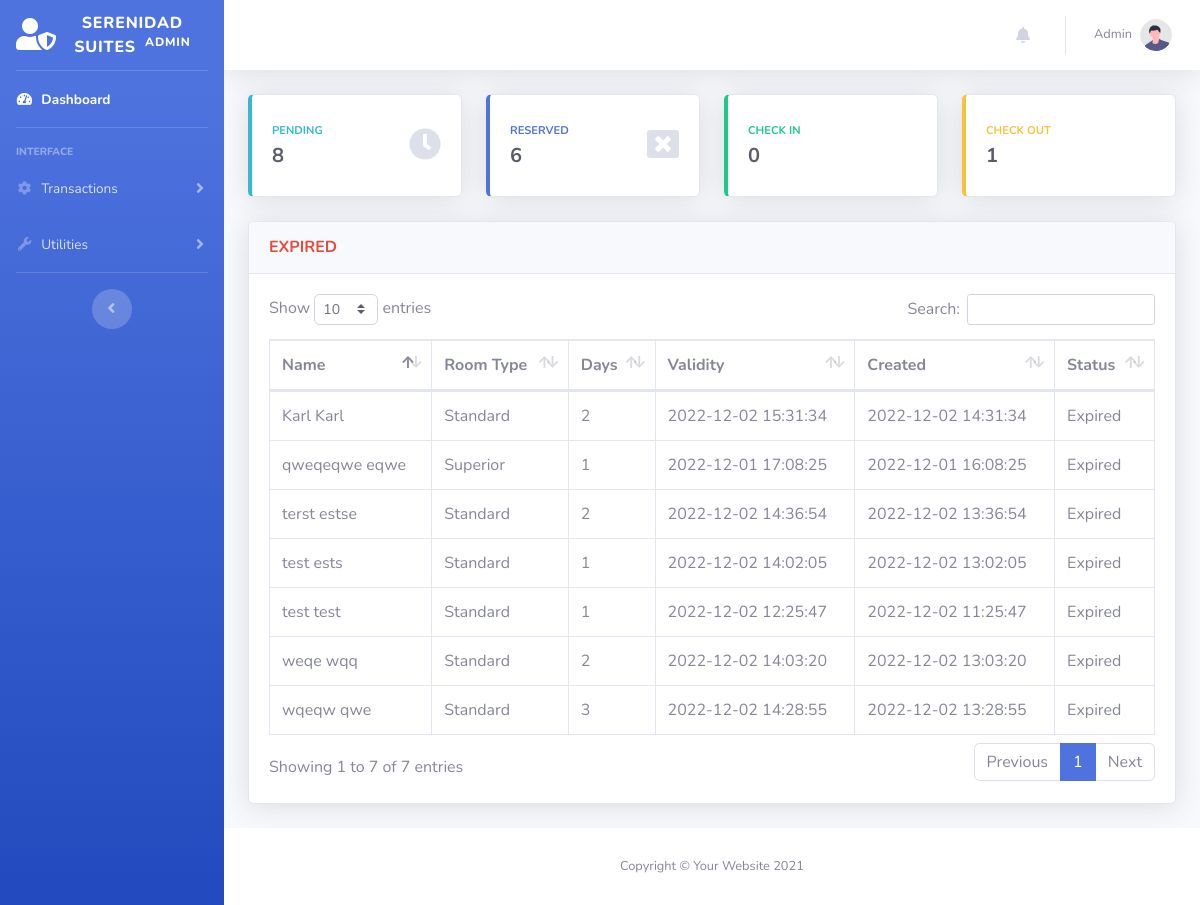
The app's page /admin/reservation-expired.php (signed in) with its own data.
### tables this page shows
CREATE TABLE `transactions` (
  `id` int NOT NULL,
  `guest_id` int NOT NULL,
  `room_id` int NOT NULL,
  `room_no` int DEFAULT NULL,
  `extra_bed` tinyint NOT NULL DEFAULT '0',
  `extra_pax` int DEFAULT NULL,
  `status` varchar(50) DEFAULT NULL,
  `days` int DEFAULT NULL,
  `checkin` varchar(50) DEFAULT NULL,
  `checkin_time` varchar(50) DEFAULT NULL,
  `checkout` varchar(50) DEFAULT NULL,
  `checkout_time` varchar(50) DEFAULT NULL,
  `bill` varchar(50) DEFAULT NULL,
  `balance` int NOT NULL DEFAULT '0',
  `payment` int NOT NULL DEFAULT '0',
  `is_payment_full` tinyint NOT NULL DEFAULT '0',
  `payment_at` datetime DEFAULT NULL,
  `valid_until` varchar(50) DEFAULT NULL,
  `is_unread` tinyint(1) NOT NULL DEFAULT '1',
  `created_at` datetime DEFAULT NULL,
  `updated_at` datetime DEFAULT NULL
);

CREATE TABLE `guest` (
  `id` int NOT NULL,
  `uuid` varchar(255) DEFAULT NULL,
  `firstname` varchar(50) NOT NULL,
  `middlename` varchar(30) NOT NULL,
  `lastname` varchar(40) NOT NULL,
  `address` varchar(191) DEFAULT NULL,
  `contactno` varchar(20) NOT NULL,
  `created_at` datetime DEFAULT NULL,
  `updated_at` datetime DEFAULT NULL
);

CREATE TABLE `room` (
  `id` int NOT NULL,
  `room_type` varchar(50) NOT NULL,
  `price` varchar(11) NOT NULL,
  `photo` varchar(100) NOT NULL,
  `description` text,
  `created_at` datetime DEFAULT NULL,
  `updated_at` datetime DEFAULT NULL
);

### models/Model.php (called while the page is built, shortened)
<?php
class Model
{
    protected $host = "localhost";
    protected $database = "u905988427_db_hor";
    protected $username = "u905988427_root";
    protected $password = "SerenidadSuites2022";
    protected $pdo;
    protected $stmt;
    public function connect(){
        try {
            $this->pdo = new PDO("mysql:host={$this->host};dbname={$this->database};charset=utf8","{$this->username}","{$this->password}");
            $this->pdo->setAttribute(PDO::ATTR_ERRMODE, PDO::ERRMODE_EXCEPTION);
            $this->pdo->setAttribute(PDO::ATTR_DEFAULT_FETCH_MODE, PDO::FETCH_ASSOC);
        } catch (PDOException $e) {
            echo $e->getMessage();
        }
    }
    public function setQuery($qry){
        $this->qry = $qry;
        $this->stmt = $this->pdo->query($this->qry);
        return $this;
    }
    public function getAll(){
        try {
            return $this->stmt->fetchAll();
        } catch (PDOException $e) {
            return $e->getMessage();
        }
    }
}

### models/Transaction.php (called while the page is built, shortened)
<?php
Class Transaction extends Model {
    public function getExpiredTransactions(){
        return $this->setQuery("SELECT
                                A.*,
                                B.firstname,
                                B.middlename,
                                B.lastname,
                                B.address,
                                B.contactno,
                                C.room_type,
                                C.price,
                                C.photo
                                FROM `transactions` as A
                                LEFT JOIN `guest` as B
                                ON A.guest_id = B.id
                                LEFT JOIN `room` as C
                                ON A.room_id = C.id
                                WHERE A.status = 'Expired'
                                ORDER BY A.created_at DESC
                                ")
                                ->getAll();
    }
}

### admin/reservation-expired.php (the view, shortened to what this page needs)
<?php include('includes/header.php') ?>
<?php
$connection = new Transaction();
$EXPIRED = $connection->getExpiredTransactions();
?>
<body id="page-top">
    <div id="wrapper">
        <?php include('includes/sidebar.php') ?>
        <div id="content-wrapper" class="d-flex flex-column">
            <div id="content">
                    <?php include('includes/topbar.php') ?>
                <div class="container-fluid">
                    <div class="row">
                        <?php include('includes/count-cards.php') ?>
                    </div>
                    <div class="card shadow mb-4">
                        <div class="card-header py-3">
                            <h6 class="m-0 font-weight-bold text-danger">EXPIRED </h6>
                        </div>
                        <div class="card-body">
                            <div class="table-responsive">
                                <table class="table table-bordered" id="dataTable" width="100%" cellspacing="0">
                                <thead>
                                    <tr>
                                        <th>Name</th>
                                        <th>Room Type</th>
                                        <th>Days</th>
                                        <th>Validity</th>
                                        <th>Created</th>
                                        <th>Status</th>
                                    </tr>
                                </thead>
                                <tbody>
                                    <?php
                                        foreach ($EXPIRED as $key => $value) {
                                    ?>
                                    <tr>
                                        <td><?= $value['firstname']." ".$value['lastname']?></td>
                                        <td><?= $value['room_type']?></td>
                                        <td><?= $value['days']?></td>
                                        <td><?= $value['valid_until']?></td>
                                        <td><?= $value['created_at']?></td>
                                        <td><?= $value['status']?></td>
                                    </tr>
                                    <?php
                                        }
                                    ?>
                                </tbody>
                            </table>
                            </div>
                        </div>
                    </div>
                </div>
            </div>
            <?php include('includes/footer.php') ?>
        </div>
    </div>
</body>
</html>

### records on screen
transactions: guest.firstname "Karl", guest.lastname "Karl", room.room_type "Standard", days "2", valid_until "2022-12-02 15:31:34", created_at "2022-12-02 14:31:34", status "Expired"
transactions: guest.firstname "terst", guest.lastname "estse", room.room_type "Standard", days "2", valid_until "2022-12-02 14:36:54", created_at "2022-12-02 13:36:54", status "Expired"
transactions: guest.firstname "wqeqw", guest.lastname "qwe", room.room_type "Standard", days "3", valid_until "2022-12-02 14:28:55", created_at "2022-12-02 13:28:55", status "Expired"
transactions: guest.firstname "weqe", guest.lastname "wqq", room.room_type "Standard", days "2", valid_until "2022-12-02 14:03:20", created_at "2022-12-02 13:03:20", status "Expired"
transactions: guest.firstname "test", guest.lastname "ests", room.room_type "Standard", days "1", valid_until "2022-12-02 14:02:05", created_at "2022-12-02 13:02:05", status "Expired"
transactions: guest.firstname "test", guest.lastname "test", room.room_type "Standard", days "1", valid_until "2022-12-02 12:25:47", created_at "2022-12-02 11:25:47", status "Expired"
transactions: guest.firstname "qweqeqwe", guest.lastname "eqwe", room.room_type "Superior", days "1", valid_until "2022-12-01 17:08:25", created_at "2022-12-01 16:08:25", status "Expired"

### other values on screen
$_SESSION['login-username'] "Admin"
$pendingCount->count "8"
$reservedCount->count "6"
$checkinCount->count "0"
$checkoutCount->count "1"
